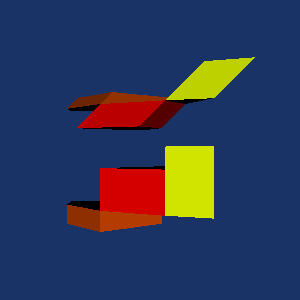

Write Python code to recreate this figure.
#!/usr/bin/env python

# Demonstrate vtkLinearCellExtrusionFilter by creating a polydata with
# a pentagon, quad, and triangle, extruding cells by a scalar array
# using both normal and user-defined vector modes, and rendering both
# results side by side.

# Factory overrides
import vtkmodules.vtkInteractionStyle  # noqa: F401
import vtkmodules.vtkRenderingFreeType  # noqa: F401
import vtkmodules.vtkRenderingOpenGL2  # noqa: F401

from vtkmodules.vtkCommonCore import vtkDoubleArray, vtkPoints
from vtkmodules.vtkCommonDataModel import vtkCellArray, vtkDataObject, vtkPolyData
from vtkmodules.vtkFiltersGeometry import vtkDataSetSurfaceFilter
from vtkmodules.vtkFiltersModeling import vtkLinearCellExtrusionFilter
from vtkmodules.vtkRenderingCore import (
    vtkActor,
    vtkPolyDataMapper,
    vtkRenderWindow,
    vtkRenderWindowInteractor,
    vtkRenderer,
)

# Build polydata with three polygonal cells
points = vtkPoints()
points.InsertNextPoint(0.1, 0.0, 0.0)
points.InsertNextPoint(0.5, 0.0, 0.0)
points.InsertNextPoint(0.6, 0.0, 0.2)
points.InsertNextPoint(0.3, 0.0, 0.5)
points.InsertNextPoint(0.1, 0.0, 0.2)
points.InsertNextPoint(0.7, 0.0, 0.5)
points.InsertNextPoint(0.6, 0.0, 0.7)
points.InsertNextPoint(0.8, 0.0, 0.8)

polys = vtkCellArray()
polys.InsertNextCell(5, [0, 1, 2, 3, 4])  # pentagon
polys.InsertNextCell(4, [3, 2, 5, 6])      # quad
polys.InsertNextCell(3, [5, 6, 7])          # triangle

poly_data = vtkPolyData()
poly_data.SetPoints(points)
poly_data.SetPolys(polys)

# Cell scalar array for extrusion magnitude
values = vtkDoubleArray()
values.SetNumberOfTuples(3)
values.SetName("Values")
values.SetValue(0, 0.1)
values.SetValue(1, -0.2)
values.SetValue(2, 0.3)
poly_data.GetCellData().SetScalars(values)

# Normal-based extrusion
extrusion = vtkLinearCellExtrusionFilter()
extrusion.SetInputData(poly_data)
extrusion.SetInputArrayToProcess(0, 0, 0, vtkDataObject.FIELD_ASSOCIATION_CELLS, "Values")
extrusion.SetScaleFactor(1.0)

# User-vector extrusion
extrusion_user = vtkLinearCellExtrusionFilter()
extrusion_user.SetInputData(poly_data)
extrusion_user.SetInputArrayToProcess(0, 0, 0, vtkDataObject.FIELD_ASSOCIATION_CELLS, "Values")
extrusion_user.SetScaleFactor(0.8)
extrusion_user.UseUserVectorOn()
extrusion_user.SetUserVector(0.707107, 0.707107, 0.0)

# Extract surfaces
surface = vtkDataSetSurfaceFilter()
surface.SetInputConnection(extrusion.GetOutputPort())

surface_user = vtkDataSetSurfaceFilter()
surface_user.SetInputConnection(extrusion_user.GetOutputPort())

# Mapper and actor for normal extrusion
mapper = vtkPolyDataMapper()
mapper.SetInputConnection(surface.GetOutputPort())
mapper.SelectColorArray("Values")
mapper.SetScalarRange(0.0, 1.0)
mapper.SetColorModeToMapScalars()

actor = vtkActor()
actor.SetMapper(mapper)

# Mapper and actor for user-vector extrusion
mapper_user = vtkPolyDataMapper()
mapper_user.SetInputConnection(surface_user.GetOutputPort())
mapper_user.SelectColorArray("Values")
mapper_user.SetScalarRange(0.0, 1.0)
mapper_user.SetColorModeToMapScalars()

actor_user = vtkActor()
actor_user.SetPosition(0.0, 0.5, 0.0)
actor_user.SetMapper(mapper_user)

# Renderer
renderer = vtkRenderer()
renderer.AddActor(actor)
renderer.AddActor(actor_user)
renderer.SetBackground(0.1, 0.2, 0.4)

# Window
render_window = vtkRenderWindow()
render_window.AddRenderer(renderer)
render_window.SetSize(300, 300)
render_window.SetMultiSamples(0)
render_window.SetWindowName("linear cell extrusion")

# Scene
renderer.ResetCamera()

# Interactor
interactor = vtkRenderWindowInteractor()
interactor.SetRenderWindow(render_window)

interactor.Initialize()
interactor.Start()
